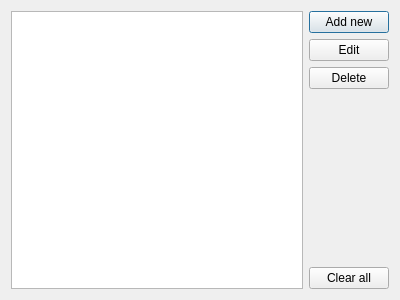
<?xml version="1.0" encoding="UTF-8"?>
<ui version="4.0">
 <class>ListDialog</class>
 <widget class="QDialog" name="ListDialog">
  <property name="geometry">
   <rect>
    <x>0</x>
    <y>0</y>
    <width>400</width>
    <height>300</height>
   </rect>
  </property>
  <property name="windowTitle">
   <string>Phone Book</string>
  </property>
  <layout class="QGridLayout" name="gridLayout">
   <item row="0" column="0">
    <widget class="QListWidget" name="list"/>
   </item>
   <item row="0" column="1">
    <layout class="QVBoxLayout" name="verticalLayout">
     <item>
      <widget class="QPushButton" name="addButton">
       <property name="text">
        <string>Add new</string>
       </property>
      </widget>
     </item>
     <item>
      <widget class="QPushButton" name="editButton">
       <property name="text">
        <string>Edit</string>
       </property>
      </widget>
     </item>
     <item>
      <widget class="QPushButton" name="deleteButton">
       <property name="text">
        <string>Delete</string>
       </property>
      </widget>
     </item>
     <item>
      <spacer name="verticalSpacer">
       <property name="orientation">
        <enum>Qt::Vertical</enum>
       </property>
       <property name="sizeHint" stdset="0">
        <size>
         <width>20</width>
         <height>88</height>
        </size>
       </property>
      </spacer>
     </item>
     <item>
      <widget class="QPushButton" name="clearButton">
       <property name="text">
        <string>Clear all</string>
       </property>
      </widget>
     </item>
    </layout>
   </item>
  </layout>
 </widget>
 <layoutdefault spacing="6" margin="11"/>
 <tabstops>
  <tabstop>list</tabstop>
  <tabstop>addButton</tabstop>
  <tabstop>editButton</tabstop>
  <tabstop>deleteButton</tabstop>
  <tabstop>clearButton</tabstop>
 </tabstops>
 <resources/>
 <connections>
  <connection>
   <sender>clearButton</sender>
   <signal>clicked()</signal>
   <receiver>list</receiver>
   <slot>clear()</slot>
   <hints>
    <hint type="sourcelabel">
     <x>316</x>
     <y>274</y>
    </hint>
    <hint type="destinationlabel">
     <x>196</x>
     <y>202</y>
    </hint>
   </hints>
  </connection>
 </connections>
</ui>
